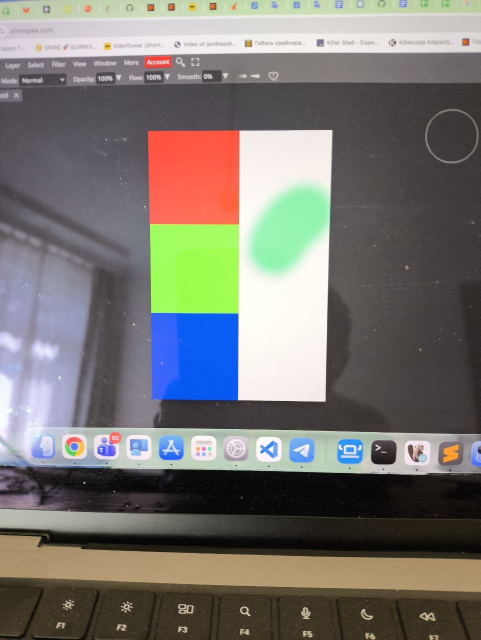
#> input picture prototype/tests/test_data/test_01/photo_sample.jpg, 961 x 1280 px (shown at 1/2 size)
$ python -i palette_detector.py   (imports and definitions only)
#> lines starting #> are read from the running program, lines starting #| are printed output that depends on the picture
#> further down, picture is the input picture: shape (1280, 961, 3); mean B, G, R 113, 117.4, 120
"""
Palette detection: extract digital colors from Im and locate the palette in a photo.
"""
from __future__ import annotations

from itertools import combinations as _combinations

import numpy as np
import cv2
from PIL import Image

from utils.color_utils import rgb_to_lab, rgb_image_to_lab, delta_e_image

# Resize large photos to this dimension before running the color-search pass
_DETECT_MAX_DIM = 900

# Cell sizes (px at detection scale) to try when scanning for corner markers
_MARKER_CELL_SIZES = (6, 8, 11, 15, 20, 27, 36)
_MARKER_MATCH_THRESH   = 0.70  # per-detection minimum (keep real markers even if slightly degraded)
_MARKER_MIN_PAIR_SUM   = 1.65  # sum of two match scores must exceed this; screen-UI noise tops ~1.56


# [252 lines left out: functions extract_palette_colors, _largest_blob_bbox, _shape_valid, _detect_palette_by_shape, not called in this run]


def _make_marker_template(cell_px: int) -> np.ndarray:
    """2×2 grid, top-left and bottom-right cells black, others white."""
    s = cell_px
    t = np.full((2 * s, 2 * s), 255, dtype=np.uint8)
    t[:s, :s] = 0
    t[s:, s:] = 0
    return t


def _detect_palette_by_markers(
    photo_bgr: np.ndarray,
) -> tuple[int, int, int, int] | None:
    """
    Locate the palette using two printed 2×2 diagonal corner markers.

    The upper-left marker is placed at the upper-left corner of the printed
    palette; the lower-right marker at the lower-right corner.  Each marker
    is a 2×2 grid of equal squares with the top-left and bottom-right cells
    filled black (the other two cells are white).

    Detection runs template matching at several scales.  Two non-overlapping
    detections are required; they must form a bounding box with a sane aspect
    ratio and a minimum size relative to the image.

    Returns (x, y, w, h) in original-image coordinates, or None.
    """
    H_orig, W_orig = photo_bgr.shape[:2]
#> H_orig = 1280; W_orig = 961

    scale = min(1.0, _DETECT_MAX_DIM / max(H_orig, W_orig))
#> scale = 0.703
    gray_full = cv2.cvtColor(photo_bgr, cv2.COLOR_BGR2GRAY)
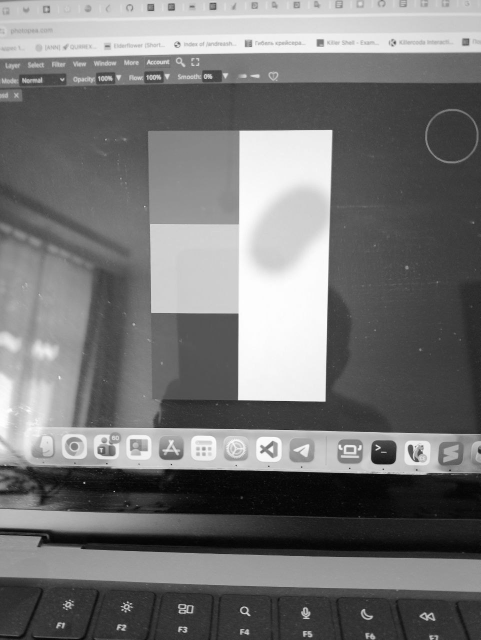
#> gray_full: shape (1280, 961) (shown at 1/2 size); min 0, max 255, mean 117.6
    gray = (
        cv2.resize(gray_full, None, fx=scale, fy=scale, interpolation=cv2.INTER_AREA)
        if scale < 1.0 else gray_full
    )
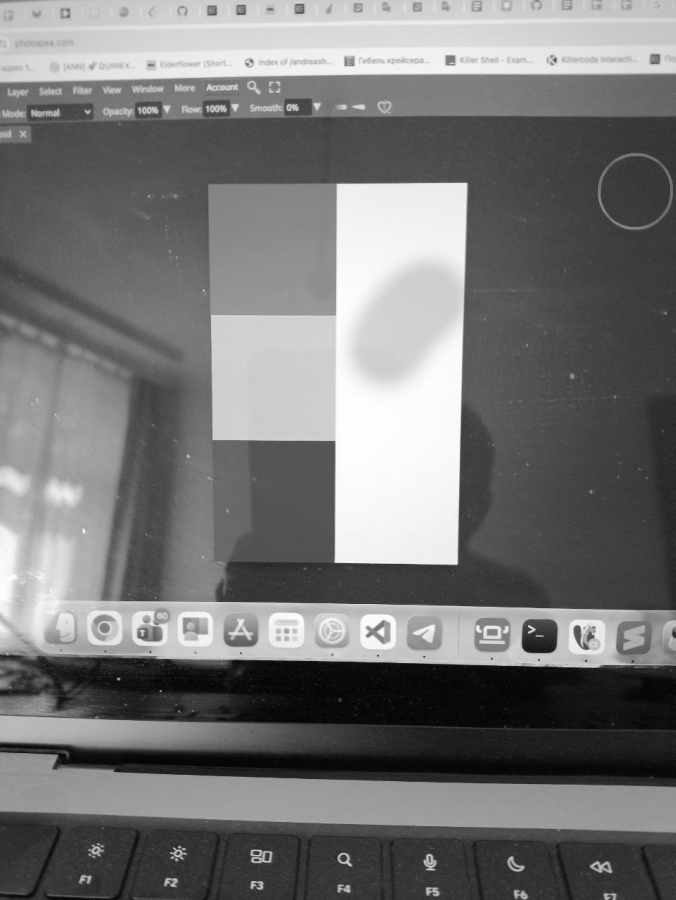
#> gray: shape (900, 676); min 2, max 254, mean 117.6
    H, W = gray.shape
#> H = 900; W = 676

    raw: list[tuple[float, int, int, int]] = []   # (score, x, y, cell_px)

    for cell_px in _MARKER_CELL_SIZES:
        tmpl = _make_marker_template(cell_px)
        th, tw = tmpl.shape
        if th >= H or tw >= W:
            continue
        res  = cv2.matchTemplate(gray, tmpl, cv2.TM_CCOEFF_NORMED)
        rows, cols = np.where(res >= _MARKER_MATCH_THRESH)
        for row, col in zip(rows.tolist(), cols.tolist()):
            raw.append((float(res[row, col]), col, row, cell_px))
#> this loop made 7 passes
#> (rows, cols) on pass 2: ([336, 337, 337, 337, 338, 338, 338, 339, 362], [34, 34, 35, 36, 34, 35, 36, 36, 95])
#> pass 1, in _detect_palette_by_markers, `res  = cv2.matchTemplate(gray, tmpl, cv2.TM_CCOEFF_NORMED)`:
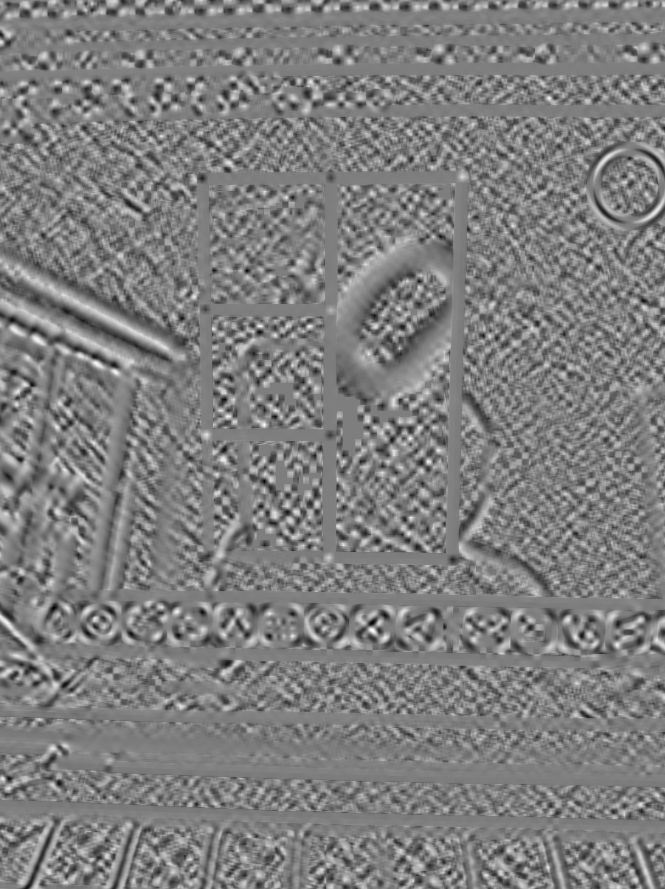
#> res: shape (889, 665) float32; min -0.772, max 0.779, mean 0.000477; drawn with min black and max white
#> pass 2, in _detect_palette_by_markers, `res  = cv2.matchTemplate(gray, tmpl, cv2.TM_CCOEFF_NORMED)`:
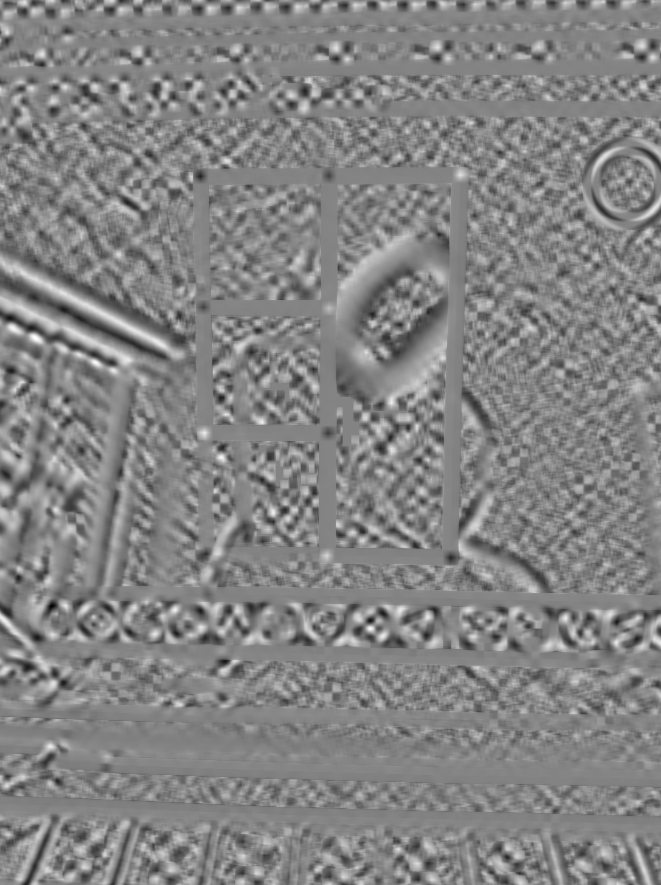
#> res: shape (885, 661) float32; min -0.79, max 0.737, mean 0.000423; drawn with min black and max white
#> pass 3, in _detect_palette_by_markers, `res  = cv2.matchTemplate(gray, tmpl, cv2.TM_CCOEFF_NORMED)`:
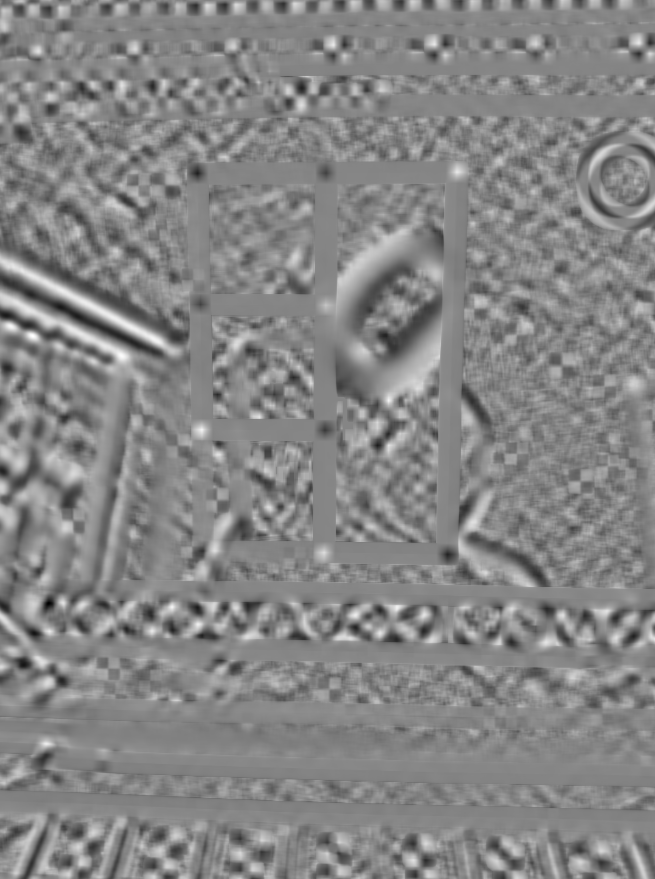
#> res: shape (879, 655) float32; min -0.765, max 0.697, mean 8.69e-06; drawn with min black and max white
#> after the loop, raw = 33 items, first 6: (0.718, 309, 326, 6), (0.715, 36, 339, 6), (0.713, 37, 339, 6), (0.7, 37, 340, 6), (0.709, 95, 363, 6), (0.738, 96, 363, 6)

    if not raw:
        return None

    # NMS: keep the highest-scoring non-overlapping detections
    raw.sort(reverse=True)
    kept: list[tuple[float, int, int, int]] = []
    for score, x, y, cell_px in raw:
        dup = False
        for _, kx, ky, kc in kept:
            ksz = max(kc, cell_px) * 2
            if abs(x - kx) < ksz and abs(y - ky) < ksz:
                dup = True
                break
        if not dup:
            kept.append((score, x, y, cell_px))
        if len(kept) >= 20:   # cap for efficiency; best pair wins by score
            break
#> this loop made 33 passes
#> (score, x, y, cell_px) on passes 1 to 12: (0.779, 372, 630, 6), (0.767, 264, 424, 6), (0.755, 264, 425, 6), (0.747, 371, 630, 6), (0.741, 371, 629, 6), (0.741, 227, 416, 6), (0.738, 96, 363, 6), (0.737, 35, 337, 8), (0.735, 372, 629, 6), (0.735, 35, 338, 8), (0.732, 36, 338, 8), (0.73, 34, 337, 8)
#> after the loop, kept = [(0.779, 372, 630, 6), (0.767, 264, 424, 6), (0.741, 227, 416, 6), (0.738, 96, 363, 6), (0.737, 35, 337, 8), (0.729, 410, 438, 6), (0.718, 309, 326, 6), (0.714, 115, 372, 6), (0.707, 428, 461, 6)]

    if len(kept) < 2:
        return None

    # Find the pair (m1=upper-left, m2=lower-right) with the best combined
    # score whose implied palette passes basic geometry checks.
    best_score = -1.0
    best_bbox: tuple[int, int, int, int] | None = None

    for i in range(len(kept)):
        for j in range(i + 1, len(kept)):
            s1, x1, y1, c1 = kept[i]
            s2, x2, y2, c2 = kept[j]

            # Ensure (x1, y1) is the upper-left candidate
            if x1 + y1 > x2 + y2:
                x1, y1, c1, s1, x2, y2, c2, s2 = x2, y2, c2, s2, x1, y1, c1, s1

            # m2 must lie clearly below and to the right of m1
            if x2 <= x1 + c1 or y2 <= y1 + c1:
                continue

            # Palette content = area between the markers' INNER corners:
            #   upper-left inner corner  → (x1 + 2c1, y1 + 2c1)
            #   lower-right inner corner → (x2,        y2       )
            ix = x1 + 2 * c1
            iy = y1 + 2 * c1
            pw = x2 - ix
            ph = y2 - iy

            if pw < W * 0.05 or ph < H * 0.05:            # too small
                continue
            if max(pw, ph) / max(min(pw, ph), 1) > 10:    # wildly elongated
                continue

            pair_score = s1 + s2
            if pair_score > best_score:
                best_score = pair_score
                best_bbox = (ix, iy, pw, ph)
#> this loop made 9 passes
#> after the loop, best_bbox = (276, 436, 96, 194); best_score = 1.55

    # Reject if the winning pair doesn't clear the noise floor
    if best_bbox is None or best_score < _MARKER_MIN_PAIR_SUM:
        return None

    inv = 1.0 / scale
    bx, by, bw, bh = best_bbox
    bx = max(0,           int(bx * inv))
    by = max(0,           int(by * inv))
    bw = min(W_orig - bx, int(bw * inv))
    bh = min(H_orig - by, int(bh * inv))
    return bx, by, bw, bh


# [121 lines left out: functions detect_palette_in_photo, sample_palette_in_photo, not called in this run]

>>> import cv2
>>> picture = cv2.imread('../tests/test_data/test_01/photo_sample.jpg')
>>> result = _detect_palette_by_markers(picture)
